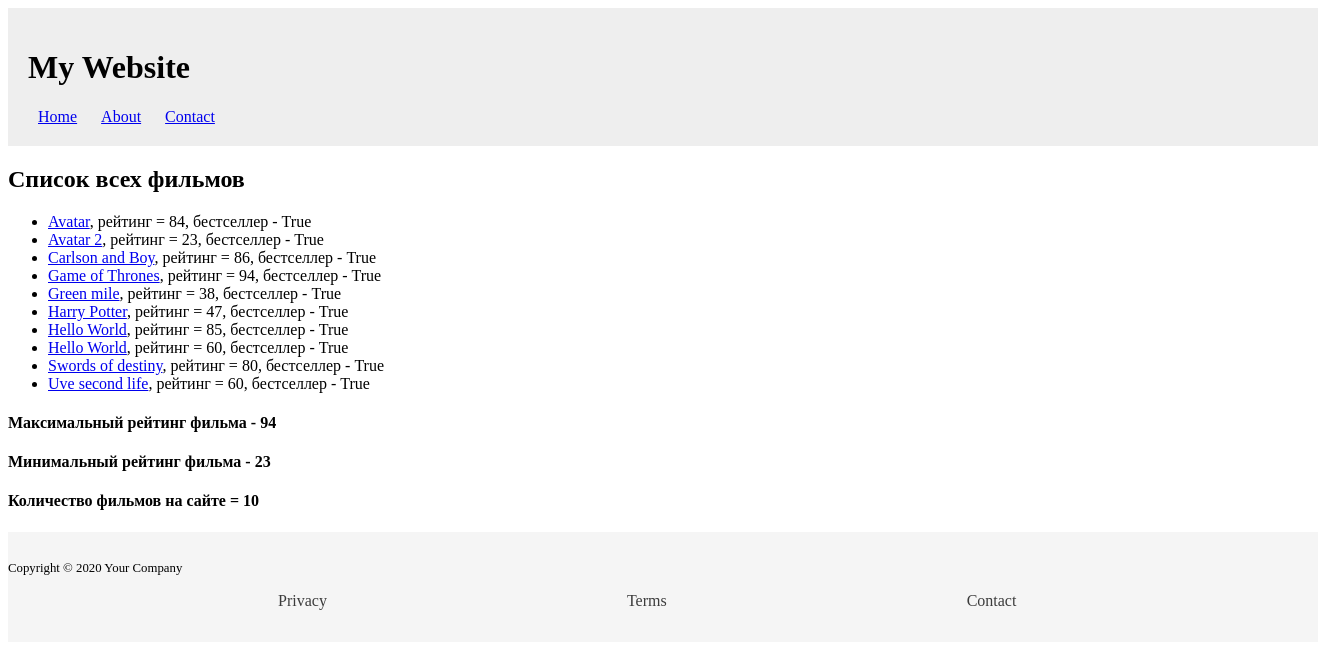
/, run on an earlier commit of the app's database.
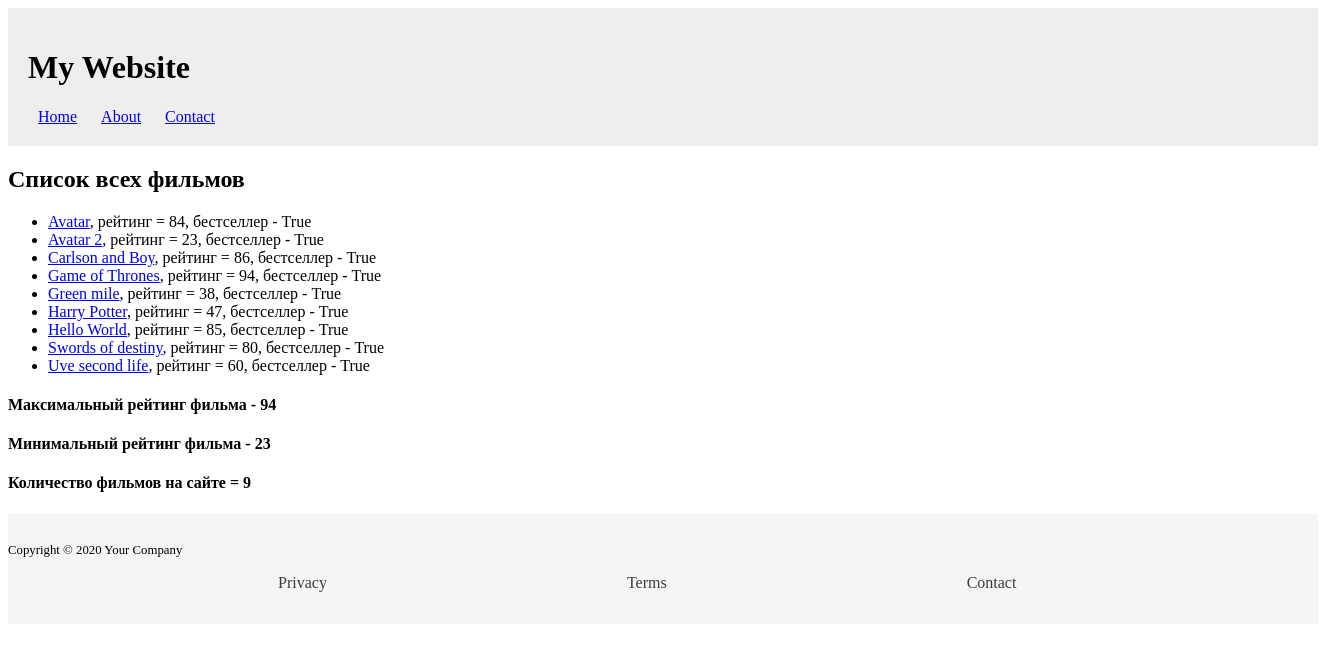
And on a later commit of the database.
### book_app/models.py (models this page shows, shortened)
class Book(models.Model):
    RUB = 'RUB'
    USD = 'USD'
    EUR = 'EUR'
    CURRENCY_CHOICES = [
        (RUB, 'Rubles'),
        (USD, 'Dollars'),
        (EUR, 'Euro'),
    ]
    title = models.CharField(max_length=70)
    rating = models.IntegerField(validators=[MinValueValidator(1), MaxValueValidator(100)])
    year = models.IntegerField(null=True, blank=True, validators=[MinValueValidator(1950), MaxValueValidator(2023)])
    budget = models.IntegerField(blank=True, default=50000, validators=[MinValueValidator(10000)])
    currency = models.CharField(max_length=3, choices=CURRENCY_CHOICES, default=USD)
    is_best_selling = models.BooleanField(default=True)
    director = models.ForeignKey(Author, on_delete=models.PROTECT, null=True)
    slug = models.SlugField(default='', null=False)
    actors = models.ManyToManyField(Character)
    def get_book(self):
        return reverse('one_book', args=[self.slug])

### book_app/views.py (the view)
# urls.py: path('', views.test_apps, name='main_page'),
def test_apps(request):
    books = Book.objects.order_by('title')
    agg = books.aggregate(Max('rating'), Min('rating'), Count('title'))
    return render(request, 'book_app/index.html', {
        'books': books,
        'agg': agg
    })

### book_app/templates/book_app/index.html (shortened to what this page needs)
{% extends 'base.html' %}
{% load static %}
{% block content %}
<main class="main">
    <h2>Список всех фильмов</h2>
    <ul>
        {% for book in books %}
            <li class="main_list"><a href="{{ book.get_book }}">{{ book.title }}</a>, рейтинг = {{ book.rating }},
                бестселлер - {{ book.is_best_selling }}</li>
        {% endfor %}
    </ul>
    <h4 class="add_info"> Максимальный рейтинг фильма - {{agg.rating__max}}</h4>
    <h4 class="add_info"> Минимальный рейтинг фильма - {{agg.rating__min}}</h4>
    <h4 class="add_info"> Количество фильмов на сайте = {{agg.title__count}}</h4>
    </main>
{% endblock %}

What changed in the data, as far as the page shows it:
removed Book: title "Hello World", rating "60", is_best_selling "True"
Also different on the page:
{{ agg.title__count }}: "10" → "9"
